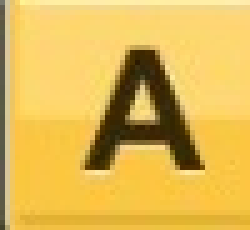
#> input picture litery/a.jpg, 50 x 46 px (shown 5 times larger); its folder holds only this picture in this run
$ python szukanie_liter.py
#> lines starting #> are read from the running program, lines starting #| are printed output that depends on the picture; after the words box and inside, x2 and y2 are one past the last pixel; in counts of white or black regions, pixels touching at a corner belong together
import cv2 as cv
import numpy as np
import glob
import os

import itertools

from PIL import ImageGrab
from time import time

from collections import defaultdict

#wyswietlanie obrazu
# loop_time = time()
# if window_name is None:
#     self.hwnd = win32gui.GetDesktopWindow()
# else:
#     self.hwnd = win32gui.FindWindow(None, 'Literaki — Mozilla Firefox')
#     if not self.hwnd:
#         raise Exception("Literaki nie są włączone")
# while(True):
#     screenshot = ImageGrab.grab(bbox =(0, 0, 1500, 1500))
#     screenshot = np.array(screenshot)
#     screenshot = cv.cvtColor(screenshot, cv.COLOR_RGB2BGR)
#
#     cv.imshow('computer_vision', screenshot)
#
#     # get an updated image of the game
#
#     # debug the loop rate
#     print('FPS {}'.format(1 / (time() - loop_time)))
#     loop_time = time()
#
#     # press 'q' with the output window focused to exit.
#     # waits 1 ms every loop to process key presses
#     if cv.waitKey(1) == ord('q'):
#         cv.destroyAllWindows()
#         break


#szukanie liter
images = [cv.imread(file, cv.IMREAD_UNCHANGED) for file in (glob.glob("litery/*.jpg"))]
#> images = 1 item
dir_names = os.listdir('litery')
diction = dict()
diction1 = dict()
rectangles_center = []
rectangles_cen = []
assert images is not None, "file could not be read, check with os.path.exists()"
#testowa plansza
test1 = cv.imread('test.jpg', cv.IMREAD_UNCHANGED)
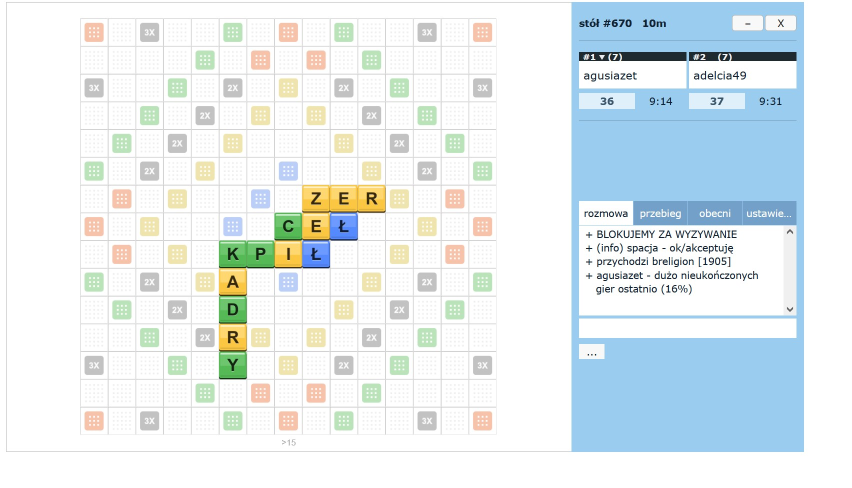
#> input picture test.jpg, 1704 x 975 px (shown at 1/2 size)
#> test1 is the input picture: shape (975, 1704, 3); mean B, G, R 239.3, 237, 228.2
cwd = os.getcwd()
slownik_pl = os.path.join(cwd, 'slowa.txt')


for litery in images:
    letter_name = dir_names[0][0]
    result = cv.matchTemplate(litery, test1, cv.TM_CCOEFF_NORMED)
    min_val, max_val, min_loc, max_loc = cv.minMaxLoc(result)
    width = litery.shape[1]
    height = litery.shape[0]

    threshold = 0.85
    yloc, xloc = np.where(result>= threshold)

    rectangles = []
    rectangles_size = []
    for (x,y) in zip(xloc, yloc):
        rectangles.append([int(x), int(y), int(width), int(height)])
        rectangles.append([int(x), int(y), int(width), int(height)])
    rectangles, weights = cv.groupRectangles(rectangles, 1, 0.5)

    for (x,y,w,h) in rectangles:
        cv.rectangle(test1, (x,y), (x+w, y+h),(0,255,255), 2)
        rectangles_size.append((x , y, w+x ,h+y))

    for x in rectangles:
        a = (x[0]*2 + x[2], x[1]*2+x[3])
        b = int(str(x[0]*2 + x[2]) + str(x[1]*2+x[3]))
        rectangles_center.append(a)
        diction1[a]  =  (letter_name)
        diction[b]   =  (letter_name)
    rectangles_cen.append(rectangles_center)
    rectangles_center = []
    dir_names.pop(0)
#> this loop made 1 pass
#> (letter_name, min_val, max_val, min_loc, max_loc, width, height, threshold) on pass 1: ('a', -0.397, 0.902, (1142, 177), (437, 541), 50, 46, 0.85)
#> pass 1, `result = cv.matchTemplate(litery, test1, cv.TM_CCOEFF_NORMED)`:
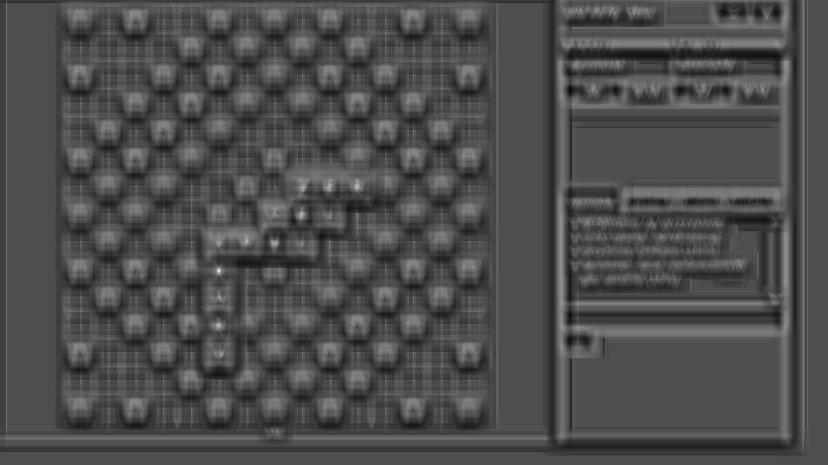
#> result: shape (930, 1655) float32 (shown at 1/2 size); min -0.397, max 0.902, mean -0.00484; drawn with min black and max white
#> after the loop: test1: shape (975, 1704, 3); 0.03% of pixels changed, all inside (x1, y1, x2, y2) = (436, 541, 489, 590)
#> after the loop, diction = {9241130: 'a'}; diction1 = {(924, 1130): 'a'}; dir_names = []; rectangles_cen = [[(924, 1130)]]

#rectangles_size shape means (left, down, right, top)
rectangles_cen = [item for sublist in rectangles_cen for item in sublist]
#> rectangles_cen = [(924, 1130)]
rectangles_cen_one = []
for items in rectangles_cen:
    a = int(str(items[0]) + str(items[1]))
    rectangles_cen_one.append(a)
#> this loop made 1 pass
#> (items, a) on pass 1: ((924, 1130), 9241130)
#> after the loop, rectangles_cen_one = [9241130]

# [8 lines of commented-out code are left out]
rec = np.array(rectangles_cen)
#> rec = [[924, 1130]]

x,y = set(), set()
x1,y1 = set(), set()
changer = dict()

for items in rectangles_cen:
    x.add(items[0])
    y.add(items[1])
#> this loop made 1 pass
#> after the loop, x = 1 item; y = 1 item
x = sorted(x)
#> x = [924]
y = sorted(y)
#> y = [1130]
x.append(10000)
x.append(100043)
y.append(10000)
y.append(431132)
tupl = (x,y)
#> tupl = ([924, 10000, 100043], [1130, 10000, 431132])
over_y = []
group = dict()
def funkcja(a, tym = set()):
    for i in range(len(a)-1):
        if a[i] in tym:
            continue
        tym = set()
        j=i+1
        while a[j] - a[i]<20:
            tym.add(a[i])
            tym.add(a[j])
            j+=1

        if tym not in over_y:
            over_y.append(tym)
#> this loop made 2 passes
#> after the loop, over_y = 1 item

funkcja(x)
over_x = over_y
#> over_x = 1 item
over_y = []
funkcja(y)
#> the loop in funkcja (call 2), `for i in range(len(a)-1):` made 2 passes
dictioner_x = dict()

for elem in over_x:
    for item in elem:
        dictioner_x[item]=min(elem)
#> this loop made 1 pass
#> after the loop, dictioner_x = 0 items

#Numpy: Replacing values in a 2D array efficiently using a dictionary as a map
#Group 2D numpy array elements which have equal 1st column values

indexer_x = np.array([dictioner_x.get(i, i) for i in range(rec.min(), rec.max() + 1)])
#> indexer_x = 207 values from 924 to 1130
indexer_x = indexer_x[(rec - rec.min())]
#> indexer_x = [[924, 1130]]
der = dict()
for count,value in enumerate(indexer_x):
    a = list(diction1.values())[count]
    b = tuple(value.tolist())
    der[b] = a
#> this loop made 1 pass
#> after the loop, der = {(924, 1130): 'a'}

#sort_y = indexer[indexer[:,1].argsort()]
sort_x = indexer_x[indexer_x[:,0].argsort()]
#> sort_x = [[924, 1130]]


x_sorted = np.split(sort_x, np.unique(sort_x[:,0], return_index=1)[1][1:],axis=0)
#> x_sorted = [[[924, 1130]]]
slowa = ['']

for elem in x_sorted:
    if len(elem)>1:
        lista = elem[elem[:, 1].argsort()]
        lista = lista.tolist()
        tym = ''
        for i in range(len(lista)-1):
            tym+=der[tuple(lista[i])]
            j = i+1
            while (lista[j][1] - lista[i][1])<170:
                tym+=der[tuple(lista[j])]
                if j == (len(lista)-1):
                    break
                j+=1
                i+=1
            if len(tym)>1 and tym not in slowa[-1]:
                slowa.append(tym)
            tym = ''
#> this loop made 1 pass
#> after the loop, slowa = ['']

slowa.remove('')
def search_str(file_path, word):
    with open(file_path, 'r') as file:
        # read all content of a file
        content = file.read()
        # check if string present in a file
        if word in content.split():
            print(f'{word}:dopuszczalne')
        else:
            print(f'{word}:niedopuszczalne')
for words in slowa:
    search_str(slownik_pl, words)
#> this loop made 0 passes

cv.imshow('test', test1)
cv.waitKey()
cv.destroyAllWindows()
